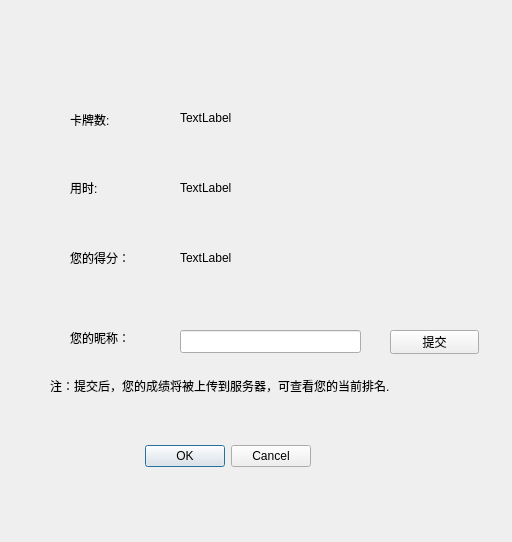
<?xml version="1.0" encoding="UTF-8"?>
<ui version="4.0">
 <class>GameResultDlg</class>
 <widget class="QDialog" name="GameResultDlg">
  <property name="geometry">
   <rect>
    <x>0</x>
    <y>0</y>
    <width>512</width>
    <height>542</height>
   </rect>
  </property>
  <property name="windowTitle">
   <string>游戏结果</string>
  </property>
  <widget class="QDialogButtonBox" name="buttonBox">
   <property name="geometry">
    <rect>
     <x>140</x>
     <y>440</y>
     <width>171</width>
     <height>32</height>
    </rect>
   </property>
   <property name="orientation">
    <enum>Qt::Horizontal</enum>
   </property>
   <property name="standardButtons">
    <set>QDialogButtonBox::Cancel|QDialogButtonBox::Ok</set>
   </property>
  </widget>
  <widget class="QLabel" name="label_s">
   <property name="geometry">
    <rect>
     <x>70</x>
     <y>250</y>
     <width>72</width>
     <height>15</height>
    </rect>
   </property>
   <property name="text">
    <string>您的得分：</string>
   </property>
  </widget>
  <widget class="QLabel" name="label_t">
   <property name="geometry">
    <rect>
     <x>70</x>
     <y>180</y>
     <width>72</width>
     <height>15</height>
    </rect>
   </property>
   <property name="layoutDirection">
    <enum>Qt::LeftToRight</enum>
   </property>
   <property name="text">
    <string>用时:</string>
   </property>
  </widget>
  <widget class="QLabel" name="label_c">
   <property name="geometry">
    <rect>
     <x>70</x>
     <y>110</y>
     <width>72</width>
     <height>20</height>
    </rect>
   </property>
   <property name="layoutDirection">
    <enum>Qt::LeftToRight</enum>
   </property>
   <property name="text">
    <string>卡牌数:</string>
   </property>
  </widget>
  <widget class="QLabel" name="label_cards">
   <property name="geometry">
    <rect>
     <x>180</x>
     <y>110</y>
     <width>161</width>
     <height>16</height>
    </rect>
   </property>
   <property name="text">
    <string>TextLabel</string>
   </property>
  </widget>
  <widget class="QLabel" name="label_times">
   <property name="geometry">
    <rect>
     <x>180</x>
     <y>180</y>
     <width>141</width>
     <height>16</height>
    </rect>
   </property>
   <property name="layoutDirection">
    <enum>Qt::LeftToRight</enum>
   </property>
   <property name="text">
    <string>TextLabel</string>
   </property>
  </widget>
  <widget class="QLabel" name="label_score">
   <property name="geometry">
    <rect>
     <x>180</x>
     <y>250</y>
     <width>151</width>
     <height>16</height>
    </rect>
   </property>
   <property name="text">
    <string>TextLabel</string>
   </property>
  </widget>
  <widget class="QLineEdit" name="lineEdit">
   <property name="geometry">
    <rect>
     <x>180</x>
     <y>330</y>
     <width>181</width>
     <height>23</height>
    </rect>
   </property>
  </widget>
  <widget class="QLabel" name="label_n">
   <property name="geometry">
    <rect>
     <x>70</x>
     <y>330</y>
     <width>91</width>
     <height>16</height>
    </rect>
   </property>
   <property name="text">
    <string>您的昵称：</string>
   </property>
  </widget>
  <widget class="QPushButton" name="pushScore">
   <property name="geometry">
    <rect>
     <x>390</x>
     <y>330</y>
     <width>89</width>
     <height>24</height>
    </rect>
   </property>
   <property name="text">
    <string>提交</string>
   </property>
  </widget>
  <widget class="QLabel" name="label">
   <property name="geometry">
    <rect>
     <x>50</x>
     <y>370</y>
     <width>431</width>
     <height>31</height>
    </rect>
   </property>
   <property name="text">
    <string>注：提交后，您的成绩将被上传到服务器，可查看您的当前排名.</string>
   </property>
  </widget>
 </widget>
 <resources/>
 <connections>
  <connection>
   <sender>buttonBox</sender>
   <signal>accepted()</signal>
   <receiver>GameResultDlg</receiver>
   <slot>accept()</slot>
   <hints>
    <hint type="sourcelabel">
     <x>248</x>
     <y>254</y>
    </hint>
    <hint type="destinationlabel">
     <x>157</x>
     <y>274</y>
    </hint>
   </hints>
  </connection>
  <connection>
   <sender>buttonBox</sender>
   <signal>rejected()</signal>
   <receiver>GameResultDlg</receiver>
   <slot>reject()</slot>
   <hints>
    <hint type="sourcelabel">
     <x>316</x>
     <y>260</y>
    </hint>
    <hint type="destinationlabel">
     <x>286</x>
     <y>274</y>
    </hint>
   </hints>
  </connection>
 </connections>
</ui>
